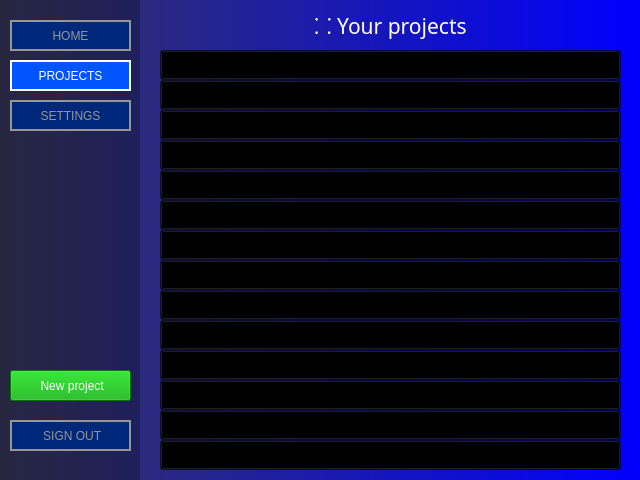
<?xml version="1.0" encoding="UTF-8"?>
<ui version="4.0">
 <class>MainWindow</class>
 <widget class="QMainWindow" name="MainWindow">
  <property name="geometry">
   <rect>
    <x>0</x>
    <y>0</y>
    <width>640</width>
    <height>480</height>
   </rect>
  </property>
  <property name="windowTitle">
   <string>Projects</string>
  </property>
  <property name="styleSheet">
   <string notr="true">background-color: qlineargradient(spread:pad, x1:0, y1:0, x2:1, y2:0, stop:0 rgba(54, 54, 90, 255), stop:1 rgba(0, 0, 255, 255));</string>
  </property>
  <widget class="QWidget" name="centralwidget">
   <widget class="QWidget" name="widget" native="true">
    <property name="geometry">
     <rect>
      <x>0</x>
      <y>0</y>
      <width>140</width>
      <height>480</height>
     </rect>
    </property>
    <property name="styleSheet">
     <string notr="true">background-color: rgba(0, 0, 0, 70);</string>
    </property>
    <widget class="QPushButton" name="homeButton">
     <property name="geometry">
      <rect>
       <x>10</x>
       <y>20</y>
       <width>121</width>
       <height>31</height>
      </rect>
     </property>
     <property name="cursor">
      <cursorShape>PointingHandCursor</cursorShape>
     </property>
     <property name="styleSheet">
      <string notr="true">QPushButton {
	background-color: rgb(0, 40, 122);
	color: rgb(150, 150, 150);
	font: 10pt &quot;JetBrains Mono NL&quot;;
	border: 2px solid rgb(150, 150, 150);
}
QPushButton:hover {
	background-color: rgb(85, 124, 188);
	color: rgb(0, 0, 0);
	border: 2px solid black;
}</string>
     </property>
     <property name="text">
      <string>HOME</string>
     </property>
     <property name="icon">
      <iconset>
       <normaloff>../Images/home.png</normaloff>../Images/home.png</iconset>
     </property>
     <property name="iconSize">
      <size>
       <width>14</width>
       <height>14</height>
      </size>
     </property>
    </widget>
    <widget class="QPushButton" name="projectsButton">
     <property name="geometry">
      <rect>
       <x>10</x>
       <y>60</y>
       <width>121</width>
       <height>31</height>
      </rect>
     </property>
     <property name="cursor">
      <cursorShape>ForbiddenCursor</cursorShape>
     </property>
     <property name="styleSheet">
      <string notr="true">QPushButton {
	background-color: rgb(0, 85, 255);
	color: rgb(255, 255, 255);
	font: 10pt &quot;JetBrains Mono NL&quot;;
	border: 2px solid white;
}
QPushButton:hover {
	background-color: rgb(85, 170, 255);
	color: rgb(0, 0, 0);
	border: 2px solid black;
}</string>
     </property>
     <property name="text">
      <string>PROJECTS</string>
     </property>
     <property name="icon">
      <iconset>
       <normaloff>../Images/projects.png</normaloff>../Images/projects.png</iconset>
     </property>
     <property name="iconSize">
      <size>
       <width>14</width>
       <height>14</height>
      </size>
     </property>
    </widget>
    <widget class="QPushButton" name="settingsButton">
     <property name="geometry">
      <rect>
       <x>10</x>
       <y>100</y>
       <width>121</width>
       <height>31</height>
      </rect>
     </property>
     <property name="cursor">
      <cursorShape>PointingHandCursor</cursorShape>
     </property>
     <property name="styleSheet">
      <string notr="true">QPushButton {
	background-color: rgb(0, 40, 122);
	color: rgb(150, 150, 150);
	font: 10pt &quot;JetBrains Mono NL&quot;;
	border: 2px solid rgb(150, 150, 150);
}
QPushButton:hover {
	background-color: rgb(85, 124, 188);
	color: rgb(0, 0, 0);
	border: 2px solid black;
}</string>
     </property>
     <property name="text">
      <string>SETTINGS</string>
     </property>
     <property name="icon">
      <iconset>
       <normaloff>../Images/settings.png</normaloff>../Images/settings.png</iconset>
     </property>
     <property name="iconSize">
      <size>
       <width>14</width>
       <height>14</height>
      </size>
     </property>
    </widget>
    <widget class="QPushButton" name="newProjectButton">
     <property name="geometry">
      <rect>
       <x>10</x>
       <y>370</y>
       <width>121</width>
       <height>31</height>
      </rect>
     </property>
     <property name="cursor">
      <cursorShape>PointingHandCursor</cursorShape>
     </property>
     <property name="styleSheet">
      <string notr="true">background-color: rgb(0, 170, 0);
font: 81 8pt &quot;JetBrains Mono ExtraBold&quot;;
color: white;</string>
     </property>
     <property name="text">
      <string> New project</string>
     </property>
     <property name="icon">
      <iconset>
       <normaloff>../Images/newProject.png</normaloff>../Images/newProject.png</iconset>
     </property>
    </widget>
    <widget class="QPushButton" name="signOut">
     <property name="geometry">
      <rect>
       <x>10</x>
       <y>420</y>
       <width>121</width>
       <height>31</height>
      </rect>
     </property>
     <property name="cursor">
      <cursorShape>PointingHandCursor</cursorShape>
     </property>
     <property name="styleSheet">
      <string notr="true">QPushButton {
	background-color: rgb(0, 40, 122);
	color: rgb(150, 150, 150);
	font: 10pt &quot;JetBrains Mono NL&quot;;
	border: 2px solid rgb(150, 150, 150);
}
QPushButton:hover {
	background-color: rgb(85, 124, 188);
	color: rgb(0, 0, 0);
	border: 2px solid black;
}</string>
     </property>
     <property name="text">
      <string> SIGN OUT</string>
     </property>
     <property name="icon">
      <iconset>
       <normaloff>../Images/signout.png</normaloff>../Images/signout.png</iconset>
     </property>
     <property name="iconSize">
      <size>
       <width>14</width>
       <height>14</height>
      </size>
     </property>
    </widget>
   </widget>
   <widget class="QLabel" name="welcomeLabel">
    <property name="geometry">
     <rect>
      <x>150</x>
      <y>10</y>
      <width>481</width>
      <height>31</height>
     </rect>
    </property>
    <property name="font">
     <font>
      <family>JetBrains Mono ExtraBold</family>
      <pointsize>16</pointsize>
      <weight>10</weight>
      <italic>false</italic>
      <bold>false</bold>
     </font>
    </property>
    <property name="styleSheet">
     <string notr="true">background-color: rgba(0, 0, 0, 0);
font: 81 16pt &quot;JetBrains Mono ExtraBold&quot;;
color: white;</string>
    </property>
    <property name="text">
     <string>⸬ Your projects</string>
    </property>
    <property name="alignment">
     <set>Qt::AlignCenter</set>
    </property>
   </widget>
   <widget class="QPushButton" name="project_0">
    <property name="geometry">
     <rect>
      <x>160</x>
      <y>50</y>
      <width>461</width>
      <height>30</height>
     </rect>
    </property>
    <property name="cursor">
     <cursorShape>PointingHandCursor</cursorShape>
    </property>
    <property name="styleSheet">
     <string notr="true">background-color: rgba(0, 0, 0, 70);
font: 8pt &quot;JetBrains Mono&quot;;
color: white;
text-align: left;
padding: 5px;</string>
    </property>
    <property name="text">
     <string/>
    </property>
   </widget>
   <widget class="QPushButton" name="project_1">
    <property name="geometry">
     <rect>
      <x>160</x>
      <y>80</y>
      <width>461</width>
      <height>30</height>
     </rect>
    </property>
    <property name="cursor">
     <cursorShape>PointingHandCursor</cursorShape>
    </property>
    <property name="styleSheet">
     <string notr="true">background-color: rgba(0, 0, 0, 70);
font: 8pt &quot;JetBrains Mono&quot;;
color: white;
text-align: left;
padding: 5px;</string>
    </property>
    <property name="text">
     <string/>
    </property>
   </widget>
   <widget class="QPushButton" name="project_2">
    <property name="geometry">
     <rect>
      <x>160</x>
      <y>110</y>
      <width>461</width>
      <height>30</height>
     </rect>
    </property>
    <property name="cursor">
     <cursorShape>PointingHandCursor</cursorShape>
    </property>
    <property name="styleSheet">
     <string notr="true">background-color: rgba(0, 0, 0, 70);
font: 8pt &quot;JetBrains Mono&quot;;
color: white;
text-align: left;
padding: 5px;</string>
    </property>
    <property name="text">
     <string/>
    </property>
   </widget>
   <widget class="QPushButton" name="project_3">
    <property name="geometry">
     <rect>
      <x>160</x>
      <y>140</y>
      <width>461</width>
      <height>30</height>
     </rect>
    </property>
    <property name="cursor">
     <cursorShape>PointingHandCursor</cursorShape>
    </property>
    <property name="styleSheet">
     <string notr="true">background-color: rgba(0, 0, 0, 70);
font: 8pt &quot;JetBrains Mono&quot;;
color: white;
text-align: left;
padding: 5px;</string>
    </property>
    <property name="text">
     <string/>
    </property>
   </widget>
   <widget class="QPushButton" name="project_4">
    <property name="geometry">
     <rect>
      <x>160</x>
      <y>170</y>
      <width>461</width>
      <height>30</height>
     </rect>
    </property>
    <property name="cursor">
     <cursorShape>PointingHandCursor</cursorShape>
    </property>
    <property name="styleSheet">
     <string notr="true">background-color: rgba(0, 0, 0, 70);
font: 8pt &quot;JetBrains Mono&quot;;
color: white;
text-align: left;
padding: 5px;</string>
    </property>
    <property name="text">
     <string/>
    </property>
   </widget>
   <widget class="QPushButton" name="project_5">
    <property name="geometry">
     <rect>
      <x>160</x>
      <y>200</y>
      <width>461</width>
      <height>30</height>
     </rect>
    </property>
    <property name="cursor">
     <cursorShape>PointingHandCursor</cursorShape>
    </property>
    <property name="styleSheet">
     <string notr="true">background-color: rgba(0, 0, 0, 70);
font: 8pt &quot;JetBrains Mono&quot;;
color: white;
text-align: left;
padding: 5px;</string>
    </property>
    <property name="text">
     <string/>
    </property>
   </widget>
   <widget class="QPushButton" name="project_6">
    <property name="geometry">
     <rect>
      <x>160</x>
      <y>230</y>
      <width>461</width>
      <height>30</height>
     </rect>
    </property>
    <property name="cursor">
     <cursorShape>PointingHandCursor</cursorShape>
    </property>
    <property name="styleSheet">
     <string notr="true">background-color: rgba(0, 0, 0, 70);
font: 8pt &quot;JetBrains Mono&quot;;
color: white;
text-align: left;
padding: 5px;</string>
    </property>
    <property name="text">
     <string/>
    </property>
   </widget>
   <widget class="QPushButton" name="project_7">
    <property name="geometry">
     <rect>
      <x>160</x>
      <y>260</y>
      <width>461</width>
      <height>30</height>
     </rect>
    </property>
    <property name="cursor">
     <cursorShape>PointingHandCursor</cursorShape>
    </property>
    <property name="styleSheet">
     <string notr="true">background-color: rgba(0, 0, 0, 70);
font: 8pt &quot;JetBrains Mono&quot;;
color: white;
text-align: left;
padding: 5px;</string>
    </property>
    <property name="text">
     <string/>
    </property>
   </widget>
   <widget class="QPushButton" name="project_8">
    <property name="geometry">
     <rect>
      <x>160</x>
      <y>290</y>
      <width>461</width>
      <height>30</height>
     </rect>
    </property>
    <property name="cursor">
     <cursorShape>PointingHandCursor</cursorShape>
    </property>
    <property name="styleSheet">
     <string notr="true">background-color: rgba(0, 0, 0, 70);
font: 8pt &quot;JetBrains Mono&quot;;
color: white;
text-align: left;
padding: 5px;</string>
    </property>
    <property name="text">
     <string/>
    </property>
   </widget>
   <widget class="QPushButton" name="project_9">
    <property name="geometry">
     <rect>
      <x>160</x>
      <y>320</y>
      <width>461</width>
      <height>30</height>
     </rect>
    </property>
    <property name="cursor">
     <cursorShape>PointingHandCursor</cursorShape>
    </property>
    <property name="styleSheet">
     <string notr="true">background-color: rgba(0, 0, 0, 70);
font: 8pt &quot;JetBrains Mono&quot;;
color: white;
text-align: left;
padding: 5px;</string>
    </property>
    <property name="text">
     <string/>
    </property>
   </widget>
   <widget class="QPushButton" name="project_10">
    <property name="geometry">
     <rect>
      <x>160</x>
      <y>350</y>
      <width>461</width>
      <height>30</height>
     </rect>
    </property>
    <property name="cursor">
     <cursorShape>PointingHandCursor</cursorShape>
    </property>
    <property name="styleSheet">
     <string notr="true">background-color: rgba(0, 0, 0, 70);
font: 8pt &quot;JetBrains Mono&quot;;
color: white;
text-align: left;
padding: 5px;</string>
    </property>
    <property name="text">
     <string/>
    </property>
   </widget>
   <widget class="QPushButton" name="project_11">
    <property name="geometry">
     <rect>
      <x>160</x>
      <y>380</y>
      <width>461</width>
      <height>30</height>
     </rect>
    </property>
    <property name="cursor">
     <cursorShape>PointingHandCursor</cursorShape>
    </property>
    <property name="styleSheet">
     <string notr="true">background-color: rgba(0, 0, 0, 70);
font: 8pt &quot;JetBrains Mono&quot;;
color: white;
text-align: left;
padding: 5px;</string>
    </property>
    <property name="text">
     <string/>
    </property>
   </widget>
   <widget class="QPushButton" name="project_12">
    <property name="geometry">
     <rect>
      <x>160</x>
      <y>410</y>
      <width>461</width>
      <height>30</height>
     </rect>
    </property>
    <property name="cursor">
     <cursorShape>PointingHandCursor</cursorShape>
    </property>
    <property name="styleSheet">
     <string notr="true">background-color: rgba(0, 0, 0, 70);
font: 8pt &quot;JetBrains Mono&quot;;
color: white;
text-align: left;
padding: 5px;</string>
    </property>
    <property name="text">
     <string/>
    </property>
   </widget>
   <widget class="QPushButton" name="project_13">
    <property name="geometry">
     <rect>
      <x>160</x>
      <y>440</y>
      <width>461</width>
      <height>30</height>
     </rect>
    </property>
    <property name="cursor">
     <cursorShape>PointingHandCursor</cursorShape>
    </property>
    <property name="styleSheet">
     <string notr="true">background-color: rgba(0, 0, 0, 70);
font: 8pt &quot;JetBrains Mono&quot;;
color: white;
text-align: left;
padding: 5px;</string>
    </property>
    <property name="text">
     <string/>
    </property>
   </widget>
  </widget>
 </widget>
 <resources/>
 <connections/>
</ui>
